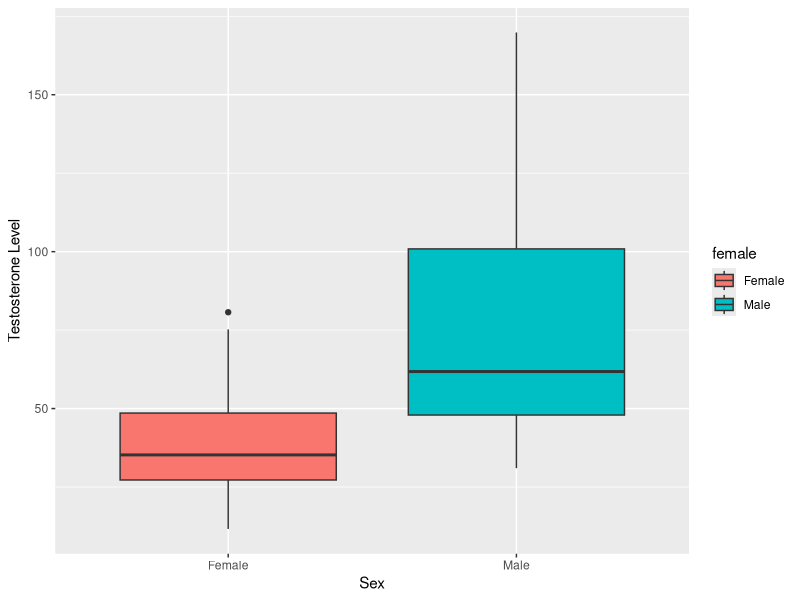
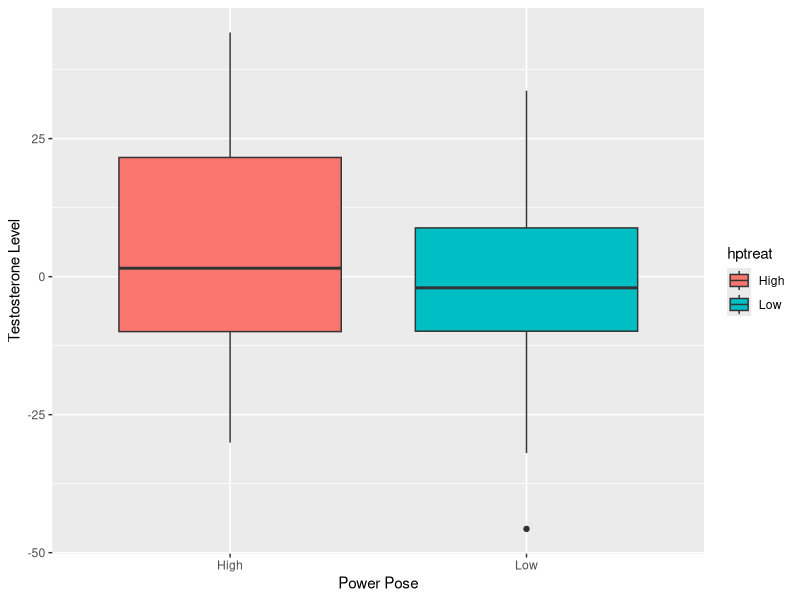
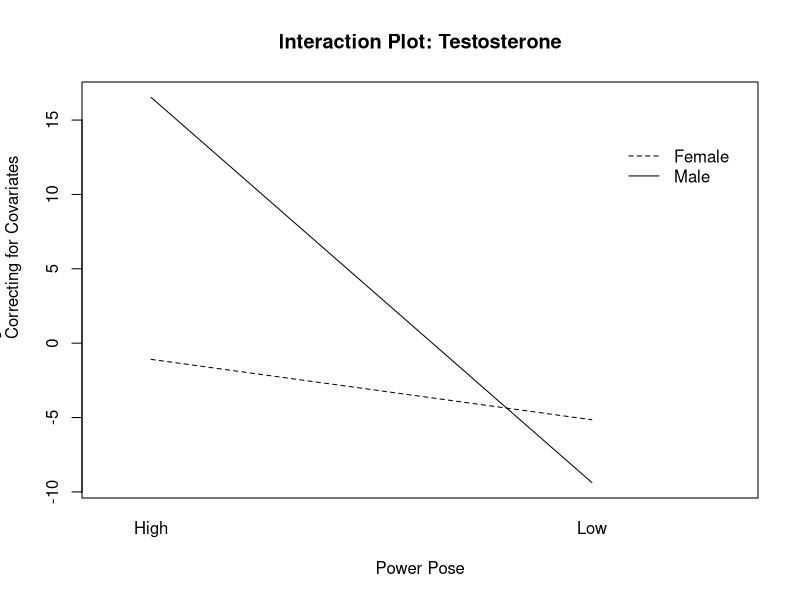
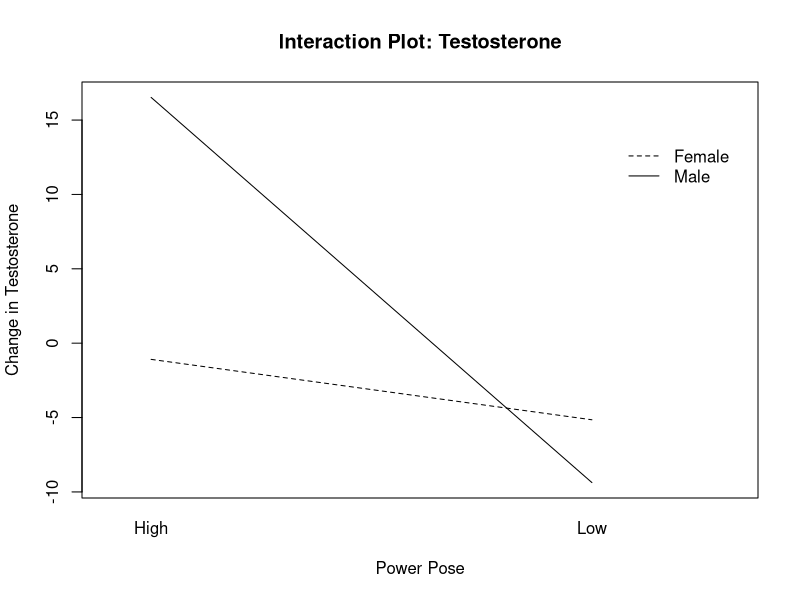
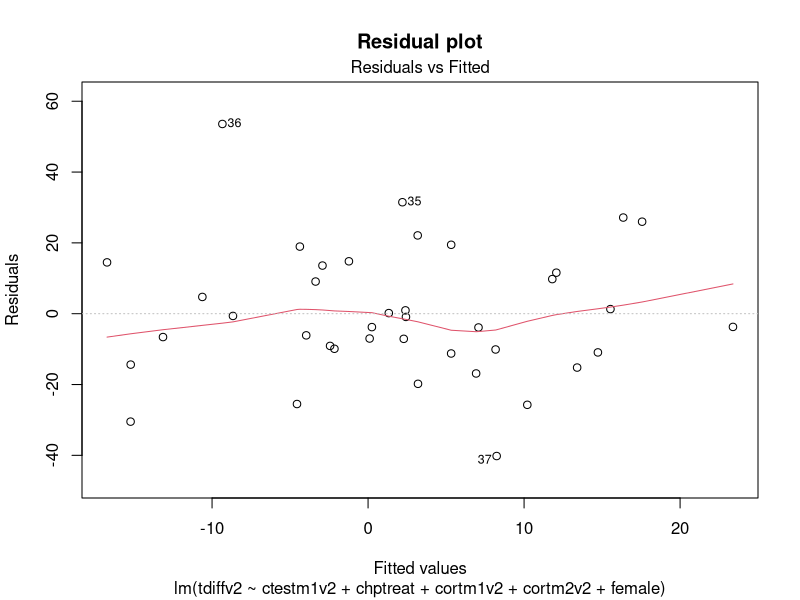
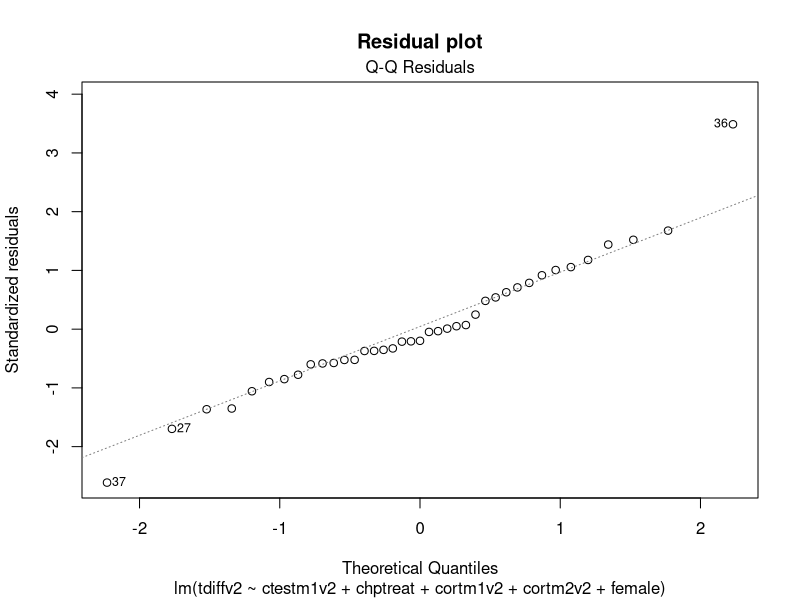
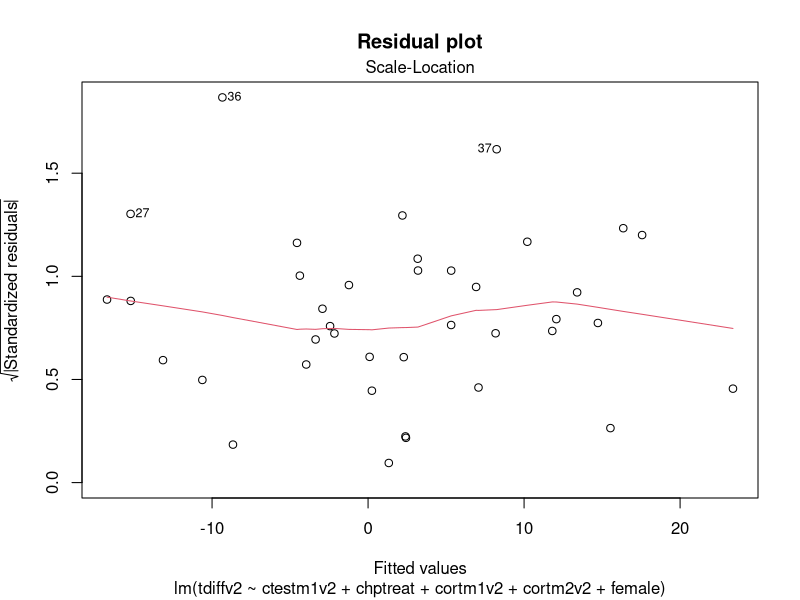
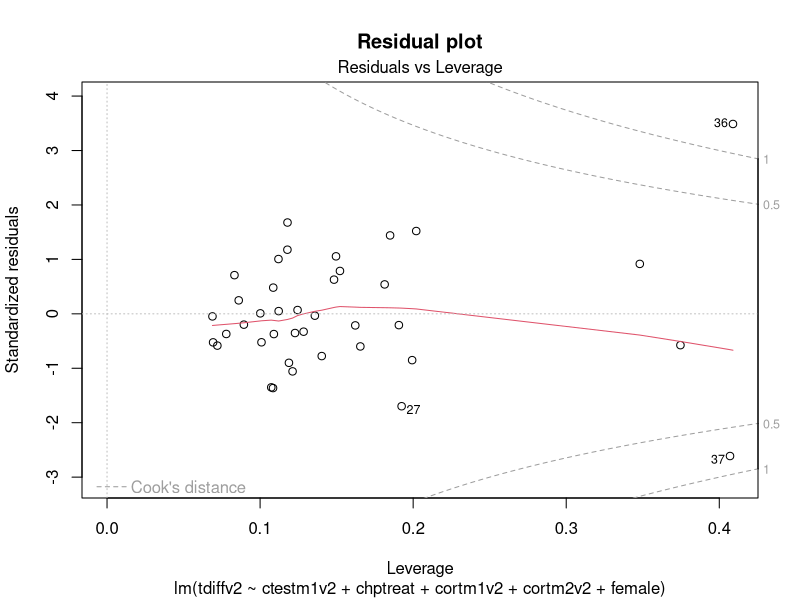

Recreate these plots in R, in order. (Note: this script raises an error after producing the figures.)
######################
### Experimental Design
### Final Project
### May 7, 2018
#######################

setwd('/Users/megansorenson/Documents/Cuddy_project/')
df <- read.table('ccy-clean-data.tab', sep = '\t', header = TRUE)

names(df)
df$id <- as.factor(df$id) ## individual ID's 
df$hptreat <- as.factor(df$hptreat) ### high or low treatment
nlevels(df$id)

df<-subset(df,inelig!="Ineligible (drop)") ### remove ineligible subjects
summary(df$female) ### this has 16 males and 26 females, as reported in paper

### 3 NA's to remove
summary(df$cortm1v2) ### 3 NA's
df <- df[which(df$cortm1v2 > 0),]

summary(df$hptreat)

#### double check the males and females counts with paper
summary(df$female)
### this has 25 females and 14 males.

summary(df$testm1v2)
sd(df$testm1v2, na.rm = TRUE)
summary(df$testm2v2)
sd(df$testm1v2)

### compare summary statistics
dat <- read.table('ccy-clean-data.tab', sep = '\t', header = TRUE)
summary(dat$testm1v2)
sd(dat$testm1v2, na.rm = TRUE)
summary(dat$testm2)
sd(dat$testm2, na.rm =TRUE)

#### then compare by male and female
summary(df$testm1[which(df$female == 'Female')])
summary(df$testm2[which(df$female == 'Female')])

summary(df$testm1[which(df$female == 'Male')])
summary(df$testm2[which(df$female == 'Male')])

#### graph the overall testosterone levels
library(ggplot2)
ggplot(df, aes(x=female, y=testm1v2, fill=female)) + 
  geom_boxplot() + labs(x = "Sex", y = 'Testosterone Level')

######################
### Testosterone Test
#######################

### check the variance
ggplot(df, aes(x=hptreat, y=tdiff, fill=hptreat)) + 
  geom_boxplot() + labs(x = "Power Pose", y = 'Testosterone Level')

var(df$tdiffv2[which(df$hptreat == 'High')])
var(df$tdiffv2[which(df$hptreat == 'Low')])
#### variance looks about the same
###### can we separate with men and women as well?

df$ctestm1v2<-scale(df$testm1v2,scale=F)
df$chptreat<-ifelse(df$hptreat=="High",1,-1)
# df$ctestm1<-scale(df$testm1,scale=F)
# df$chptreat<-ifelse(df$hptreat=="High",1,-1)
# df$testm1<-scale(df$testm1,scale=F)
# df$testm2<-scale(df$testm2,scale=F)
# df$female<-ifelse(df$female=="Female",1,-1)
# df$ctestm2<-scale(df$testm2,scale=F)


#### this model produces results <0.05
summary(m0<-lm(testm2v2~ctestm1v2+chptreat+cortm1v2+cortm2v2+female,df))
summary(m0a<-lm(testm2v2~ctestm1v2+cortm1v2+cortm2v2+female,df))
## effect on testosterone of power posing:
anova(m0,m0a)

### same as just using tdiff
summary(m0<-lm(tdiffv2~ctestm1v2+chptreat+cortm1v2+cortm2v2+female,df))
summary(m0a<-lm(tdiffv2~ctestm1v2+cortm1v2+cortm2v2+female,df))
## effect on testosterone of power posing:
anova(m0,m0a)

fit <-aov(tdiffv2~ctestm1v2+cortm1v2+cortm2v2+female+chptreat,data = df)
summary(fit)


#### Now include an interaction
summary(m0<-lm(testm2v2~ctestm1v2+chptreat+cortm1v2+
                 cortm2v2+female+female*chptreat,df))
#### interaction p-value 0.198

#### look at adding and subtracting variables

### remove post-measurement
summary(m0<-lm(tdiffv2~ctestm1v2+chptreat+cortm1v2+female,df))
summary(m0a<-lm(tdiffv2~ctestm1v2+cortm1v2+female,df))
## effect on testosterone of power posing:
anova(m0,m0a)

### including age
summary(m0<-lm(tdiffv2~ctestm1v2+chptreat+cortm1v2+female + age,df))
summary(m0a<-lm(tdiffv2~ctestm1v2+cortm1v2+female+age,df))
## effect on testosterone of power posing:
anova(m0,m0a)

### include sex and baseline hormone interaction
summary(m0<-lm(tdiffv2~ctestm1v2+chptreat+cortm1v2+female+female:ctestm1v2,df))
summary(m0a<-lm(tdiffv2~ctestm1v2+cortm1v2+female+female:ctestm1v2,df))
## effect on testosterone of power posing:
anova(m0,m0a)


### Effect goes away with interaction

#### Notice that when we remove cort2, the results change a lot
summary(m0<-lm(testm2v2~ctestm1v2+chptreat+cortm1v2+female,df))
summary(m0a<-lm(testm2v2~ctestm1v2+cortm1v2+female,df))
## effect on testosterone of power posing:
anova(m0,m0a)

### interaction plot
m1 <- lm(tdiff~ctestm1v2+cortm1v2+cortm2v2,df)
df$test_resid <- m1$residuals

interaction.plot(df$hptreat, df$female, df$test_resid,
                 xlab = 'Power Pose', 
                 ylab = 'Change in Testosterone 
                 Correcting for Covariates', 
                 main = 'Interaction Plot: Testosterone',
                 trace.label = '')

interaction.plot(df$hptreat, df$female, df$test_resid,
                 xlab = 'Power Pose', 
                 ylab = 'Change in Testosterone', 
                 main = 'Interaction Plot: Testosterone',
                 trace.label = '')


#### Diagnostic plots

m0<-lm(tdiffv2~ctestm1v2+chptreat+cortm1v2+cortm2v2+female,df)

plot(m0, main="Residual plot")

diff<-df$testm2v2-df$testm1v2
## make data frame with differences as DV:

treatment<-df$hptreat
diff_df<-data.frame(subj=1:length(treatment),diff=diff,treatment=treatment)

lowdiff<-subset(diff_df,treatment=="Low")
highdiff<-subset(diff_df,treatment=="High")

mean(lowdiff$diff)
var(lowdiff$diff)
sd(lowdiff$diff)
sd(lowdiff$diff)/sqrt(length(lowdiff$diff))
mean(highdiff$diff)
var(highdiff$diff)
sd(highdiff$diff)
sd(highdiff$diff)/sqrt(length(highdiff$diff))


### graph the results as compared with the paper
par(mfrow=c(1,1))
barplot(lowdiff$diff,main="Low",ylim=c(-50,50),ylab="change in testosterone")
barplot(highdiff$diff,main="High",ylim=c(-50,50),ylab="change in testosterone")
mean(lowdiff$diff)
mean(highdiff$diff)
#### This is not what figure 3 shows in the paper


#####################
### Cortisol test
#####################

df$ccortm1v2<-scale(df$cortm1v2,scale=F)

### check the variance
ggplot(df, aes(x=hptreat, y=cdiff, fill=female)) + 
  geom_boxplot() + labs(x = "Power Pose", y = 'Testosterone Level')
#### variance looks about the same
###### can we separate with men and women as well?

summary(m0<-lm(cortm2v2~ccortm1v2+chptreat+testm1v2+testm2v2+female,df))
summary(m0a<-lm(cortm2v2~ccortm1v2+testm1v2+testm2v2+female,df))
## effect on testosterone of power posing:
anova(m0,m0a)

## see what adding age does
summary(m0<-lm(cortm2v2~ccortm1v2+chptreat+testm1v2+testm2v2+
                 female+age,df))
summary(m0a<-lm(cortm2v2~ccortm1v2+testm1v2+testm2v2+
                  female+age,df))
## effect on testosterone of power posing:
anova(m0,m0a)

summary(m0<-lm(cortm2v2~ccortm1v2+chptreat+testm1v2+female,df))
summary(m0a<-lm(cortm2v2~ccortm1v2+testm1v2+female,df))
## effect on testosterone of power posing:
anova(m0,m0a)

### same as just using cdiff
summary(m0<-lm(cdiffv2~ccortm1v2+chptreat+testm1v2+testm2v2+female,df))
summary(m0a<-lm(cdiffv2~ccortm1v2+testm1v2+testm2v2+female,df))
## effect on testosterone of power posing:
anova(m0,m0a)

#### Now include an interaction

summary(m0<-lm(cdiffv2~ccortm1v2+chptreat+testm1v2+
                 testm2v2+female+female*chptreat,df))

summary(m0<-lm(cdiffv2~female*chptreat,df))
### Effect decreases with interaction
#### Interaction not really close to significant

### Interaction Plot
interaction.plot(df$hptreat, df$female, df$cort_corr,
                 xlab = 'Power Pose', 
                 ylab = 'Change in Cortisol 
              Correcting for Covariates', 
                 main = 'Corrected Interaction Plot',
                 trace.label = '')
interaction.plot(df$hptreat, df$female, df$cdiffv2,
                 xlab = 'Power Pose', 
                 ylab = 'Change in Cortisol', 
                 main = 'Interaction Plot',
                 trace.label = '')


#### Notice that when we remove test2, the results change a lot
summary(m0<-lm(cortm2v2~ccortm1v2+chptreat+testm1v2+female,df))
summary(m0a<-lm(cortm2v2~ccortm1v2+testm1v2+female,df))
## effect on testosterone of power posing:
anova(m0,m0a)

summary(m0<-lm(cortm2v2~ccortm1v2+chptreat+testm1v2+female+age,df))
summary(m0a<-lm(cortm2v2~ccortm1v2+testm1v2+female+age,df))
## effect on testosterone of power posing:
anova(m0,m0a)

summary(m0<-lm(cortm2v2~ccortm1v2+chptreat+testm1v2+female:ccortm1v2,df))
summary(m0a<-lm(cortm2v2~ccortm1v2+testm1v2+female:ccortm1v2,df))
## effect on testosterone of power posing:
anova(m0,m0a)


cor(df$testm1v2, df$cortm1v2)

### Is this the same as tdiff?
summary(m0<-lm(tdiffv2~ctestm1v2+chptreat+cortm1v2+female,df))
summary(m0a<-lm(tdiffv2~ctestm1v2+cortm1v2+female,df))
## effect on testosterone of power posing:
anova(m0,m0a)


#### Diagnostic plots
fit2 <-aov(cdiffv2~ccortm1v2+testm1v2+testm2v2+female+chptreat,data = df)
summary(fit2)
plot(fit2, main="Residual plot")
##these don't really look great

#### Test removing the leverage points
summary(m0<-lm(cortm2v2~ccortm1v2+chptreat+testm1v2+testm2v2+female,df36))
summary(m0a<-lm(cortm2v2~ccortm1v2+testm1v2+testm2v2+female,df36))
## effect on testosterone of power posing:
anova(m0,m0a)
## 3.3377

summary(m0<-lm(cortm2v2~ccortm1v2+chptreat+testm1v2+testm2v2+female,df37))
summary(m0a<-lm(cortm2v2~ccortm1v2+testm1v2+testm2v2+female,df37))
## effect on testosterone of power posing:
anova(m0,m0a)
##2.52

summary(m0<-lm(cortm2v2~ccortm1v2+chptreat+testm1v2+testm2v2+female,dfb))
summary(m0a<-lm(cortm2v2~ccortm1v2+testm1v2+testm2v2+female,dfb))
## effect on testosterone of power posing:
anova(m0,m0a)
## 2.52

cdiffv2<-df$cortm2v2-df$cortm1v2

summary(cdiff)

## make data frame with differences as DV:
treatment<-df$hptreat
diff_dfc<-data.frame(subj=1:length(treatment),diff=cdiffv2,treatment=treatment)

clowdiff<-subset(diff_dfc,treatment=="Low")
mean(clowdiff, na.rm = TRUE)
chighdiff<-subset(diff_dfc,treatment=="High")

### graph the results
op<-par(mfrow=c(2,2),pty="s")
boxplot(lowdiff$diff,main="Low",ylim=c(-50,50),ylab="change in testosterone")
boxplot(highdiff$diff,main="High",ylim=c(-50,50),ylab="change in testosterone")
barplot(lowdiff$diff,main="Low",ylim=c(-50,50),ylab="change in testosterone")
barplot(highdiff$diff,main="High",ylim=c(-50,50),ylab="change in testosterone")

par(mfrow=c(1,1))
barplot(clowdiff$diff,main="Low",ylim=c(-0.3,0.3),ylab="change in cortisol")
barplot(chighdiff$diff,main="High",ylim=c(-0.3,0.3),ylab="change in cortisol")

par(mfrow=c(1,1))
barplot(clowdiff$diff,main="Low",ylim=c(-0.3,0.3),ylab="change in cortisol")
barplot(chighdiff$diff,main="High",ylim=c(-0.3,0.3),ylab="change in cortisol")



mean(clowdiff$diff)
sd(clowdiff$diff)
sd(clowdiff$diff)/sqrt(length(clowdiff$diff))

mean(chighdiff$diff)
sd(chighdiff$diff)
sd(chighdiff$diff)/sqrt(length(chighdiff$diff))





